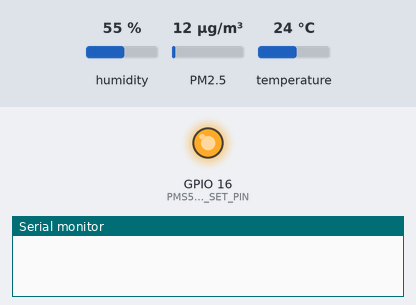
The sketch below on a simulated ESP32. On the bench: output pins drawn as LEDs (lit = HIGH), the last lines printed to the serial monitor. Inputs (shaded band) come from the test bench; at power-on: humidity 55 %, PM2.5 12 µg/m³, temperature 24 °C. WiFi joins after 1.5 s; servers stay silent unless stated; no MQTT or app messages arrive unless stated; pins used as bus, display or sensor lines are not drawn. At 70.8 s the program restarts the board; the recording ends there.

Above: at 0.1 s.
At 61.2 s:
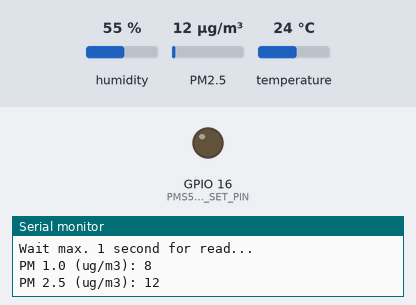
Timing chart, 0 to 62.7 s (numbered marks = the images above):
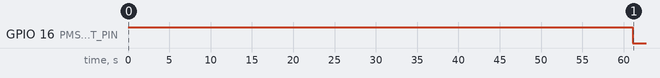

Measured:
- by itself, GPIO 16 (PMS5003_SET_PIN): HIGH → LOW at 61.1 s

The sketch:

teste_modemv4__otimizado_debug.ino
```cpp
#include "Communication.h"
unsigned long updateInterval = 600000;//10 minutes
unsigned long lastMsg = 2000 - updateInterval;// at future "if (now - lastMsg > updateInterval)" so update interval will be set to
                                              // a large integer because -- = + "now - lastMsg = 1000 - (-598000) = 1000 + 598000 = 599000"

void setup() {
  Serial.begin(9600);
  //starts the usb hardwareserial communication

  setupPMS();
  setupDHT();
  Serial.println("teste_modemV4");
}

void loop() {
  Serial.print("begning");
  delay(1000);
  readPMS();
  readDHT();
  if(!setupWiFi()){
    Serial.println("light sleep");
    esp_sleep_enable_timer_wakeup(60000000);
    esp_light_sleep_start();
    Serial.println("restarting the esp 32");
    ESP.restart();
    }
  client.loop();
  setupMQTT();
  sendData();
  delay(4000);
  Serial.println("light sleep");
  esp_sleep_enable_timer_wakeup(600000000);
  esp_light_sleep_start();
  ESP.restart();
  Serial.println("this will not be printed");

}
```

Communication.h
```cpp
#include <PubSubClient.h>
#include <ArduinoJson.h>
#include <WiFi.h>
#include "DHT_ctrl.h"
#include "PMS_ctrl.h"

const char* ssid = "your SSID";  // maintain this pointer to the ssid field from wifi library
const char* password = "your password";
const char* mqtt_server = "your MQTT server";
const char* mqttTopic = "your MQTT topic";
const char* clientID = "your client ID";
const char* username = "your username";
const char* passwd = "your mqtt password";


String datetime, mac;  // sets two variables, one for store the datetime from the NTP server and other to store the mac adress
                      // from your device in the wifi network( it will be used to conect with the mqtt server)

WiFiClient espClient;// creates an instance of the Wificliente class at the network so you will have an object to handle TCP connection
PubSubClient client(espClient); //creates an instance client of the pubSubclient class with the parameters from espClient to handle


#define MSG_BUFFER_SIZE (400)// the size of the payload
char msg[MSG_BUFFER_SIZE]; //the array to store the payload

bool sendData() {//function to send data to MQTT
       Serial.print("PM 1.0 (ug/m3): ");
       Serial.println(pm1_0);

       Serial.print("PM 2.5 (ug/m3): ");
       Serial.println(pm2_5);
  DynamicJsonDocument doc(MSG_BUFFER_SIZE);// creates a json document with the size of the msg buffer
  doc["device"] = WiFi.macAddress();//creates the field in the json document
  doc["temperature"] = String(temperature);
  doc["humidity"] = String(humidity);
  doc["pm1_0"] = String(pm1_0);
  doc["pm2_5"] = String(pm2_5);

  serializeJson(doc, msg);//serializes the msg using the json document convert the array in a json doc

  if(!client.publish(mqttTopic, msg)){
    return false;
    Serial.println("did'nt sended any data");
  }//publish the msg to the MQTT server

  Serial.print("Publish message: ");//printa a mensagem
  Serial.println(msg);
  return true;
}

bool reconnectMQTT() {//function to reconnect with the MQTT server
if(WiFi.status() == WL_CONNECTED){
  if (!client.connected()) {//check for connection with MQTT server
    unsigned long mqttStartAttemptTime = millis();                            // Separate timer for MQTT connectio attempt
    while (!client.connected() && millis() - mqttStartAttemptTime < 10000) {  // 10-second timeout for MQTT( a loop that makes a
     //serie of requests to the MQTT server)
      Serial.print("Attempting MQTT connection...");
      if (client.connect(clientID, username, passwd)) {//send those credentials if mqtt accepts returns true
        Serial.println("connected to MQTT");
        return true;
      }
      else {
           Serial.print("failed, rc=");
           Serial.print(client.state());//returns a integer for diagnose why is'nt connecting with the MQTT server
           Serial.println(" retrying in 5 seconds");
        delay(5000);

      }
    }
    Serial.println("MQTT reconnection failed after timeout.");
    return false;
  }
  else{
    return true;
  }
}
}

bool setupMQTT(){
  client.setServer(mqtt_server, 1883);
  if (WiFi.status() == WL_CONNECTED){
    if (!client.connected()) {
      return reconnectMQTT();
      }
    }
    else{
      return true;
    }
  }


bool setupWiFi() {//this goes in the setup
if(WiFi.status() != WL_CONNECTED){
  Serial.println();
  Serial.print("Connecting to ");
  Serial.println(ssid);

  WiFi.mode(WIFI_STA);//set the with to station mode
  WiFi.begin(ssid, password);// tells wich network to connect(it will keep running the whole program,  it only makes sense to run
   //the code if with is connected)

  unsigned long startAttemptTime = millis();
  while (WiFi.status() != WL_CONNECTED && millis() - startAttemptTime < 60000) {
    delay(500);
    Serial.print(".");
  }
  if (WiFi.status() == WL_CONNECTED) {//same logic two times
      Serial.println("WiFi connected");
      Serial.println("IP address: ");
      Serial.println(WiFi.localIP());
    return true;
    // just set the client server and the port to connect
  }
  if(WiFi.status() != WL_CONNECTED){
    return false;
  }
}
}

bool reconnectWiFi(){//this function will be used before send the data

  if (WiFi.status() != WL_CONNECTED) {//checks if the wifi status is disconected
    Serial.print("Reconnecting to WiFi...");
    WiFi.begin(ssid, password);//try to conect with the wifi, it's a asyncronous loop method that dont stop(
      // the program should run only if the wifi is connected )

    unsigned long startAttemptTime = millis();//starts to count the time it's tryng to connect
    while (WiFi.status() != WL_CONNECTED && millis() - startAttemptTime < 10000) {
      delay(500);
      Serial.print(".");
    }

    if (WiFi.status() == WL_CONNECTED) {// run the code
      Serial.println("Reconnected to WiFi!");
      return true;
    } else {
      Serial.println("WiFi reconnection failed.");//keep retryng for a period of time and then restart
      return false;  // Skip MQTT reconnection if WiFi fails( returns nothing)
    }
  }
}
```

DHT_ctrl.h
```cpp
#include <DHT.h>
#define DHTPOWERPIN 32
#define DHT11PIN 33

DHT dht(DHT11PIN, DHT11);//implement #ifdef DHT11PIN then run it

float temperature, humidity;

void readDHT() {//function to read DHT data
  digitalWrite(DHTPOWERPIN, HIGH);
  delay(3000);
  temperature = dht.readTemperature();//simple and fuctional temperature and humidity reading
  humidity = dht.readHumidity();

  if (isnan(temperature) && isnan(humidity)) {
    for(int i = 0; i < 5; i++){
        if (!isnan(temperature) && !isnan(humidity)) {
        break;
        }
      delay(500);
      temperature = dht.readTemperature();//simple and fuctional temperature and humidity reading
      humidity = dht.readHumidity();
    }

  }


  pinMode(DHT11PIN,OUTPUT);
  digitalWrite(DHT11PIN, LOW);
  digitalWrite(DHTPOWERPIN, LOW);

}

void setupDHT(){
  pinMode(DHTPOWERPIN, OUTPUT);
  dht.begin();

}
```

PMS_ctrl.h
```cpp
#include <PMS.h>
#include <SoftwareSerial.h>

#define PMS5003_RX_PIN 14
#define PMS5003_TX_PIN 26
#define PMS5003_SET_PIN 16
float pm1_0;
float pm2_5;

SoftwareSerial PMSserial(PMS5003_RX_PIN ,PMS5003_TX_PIN);
PMS pms(PMSserial);
PMS::DATA data;

void readPMS(){
  Serial.println("Waking up, wait 30 seconds for stable readings...");

  Serial.println("Send read request...");
  pms.requestRead();
  delay(30000);

  Serial.println("Wait max. 1 second for read...");
  if (pms.readUntil(data))
  {
         Serial.print("PM 1.0 (ug/m3): ");
         Serial.println(data.PM_AE_UG_1_0);

         Serial.print("PM 2.5 (ug/m3): ");
         Serial.println(data.PM_AE_UG_2_5);

    pm1_0 = data.PM_AE_UG_1_0;
    pm2_5 = data.PM_AE_UG_2_5;
  }
  else
  {
    Serial.println("did'nt worked");
    pms.sleep();
    delay(1000);
    pms.wakeUp();
    delay(30000);
    pms.requestRead();
    delay(1000);
    if(!pms.readUntil(data)){
        pms.sleep();
        delay(1000);
        pms.wakeUp();
        delay(30000);
      for(int i =0; i <5; i++){
        pms.requestRead();
        delay(3000);
      }
       if(!pms.readUntil(data)){
      pm1_0 = 101;
      pm2_5 = 101;
    }
    }
    else{
      pm1_0 = data.PM_AE_UG_1_0;
      pm2_5 = data.PM_AE_UG_2_5;
    }


  }
  pms.sleep();
  digitalWrite(PMS5003_SET_PIN, LOW);
}

void setupPMS()
{
  pinMode(PMS5003_SET_PIN, OUTPUT);
  digitalWrite(PMS5003_SET_PIN, HIGH);
  PMSserial.begin(9600);
    while (PMSserial.available()) {
    PMSserial.read(); // Discard any remaining bytes in the buffer
  }
  pms.passiveMode();
  delay(30000);
  pms.requestRead();
}
```
